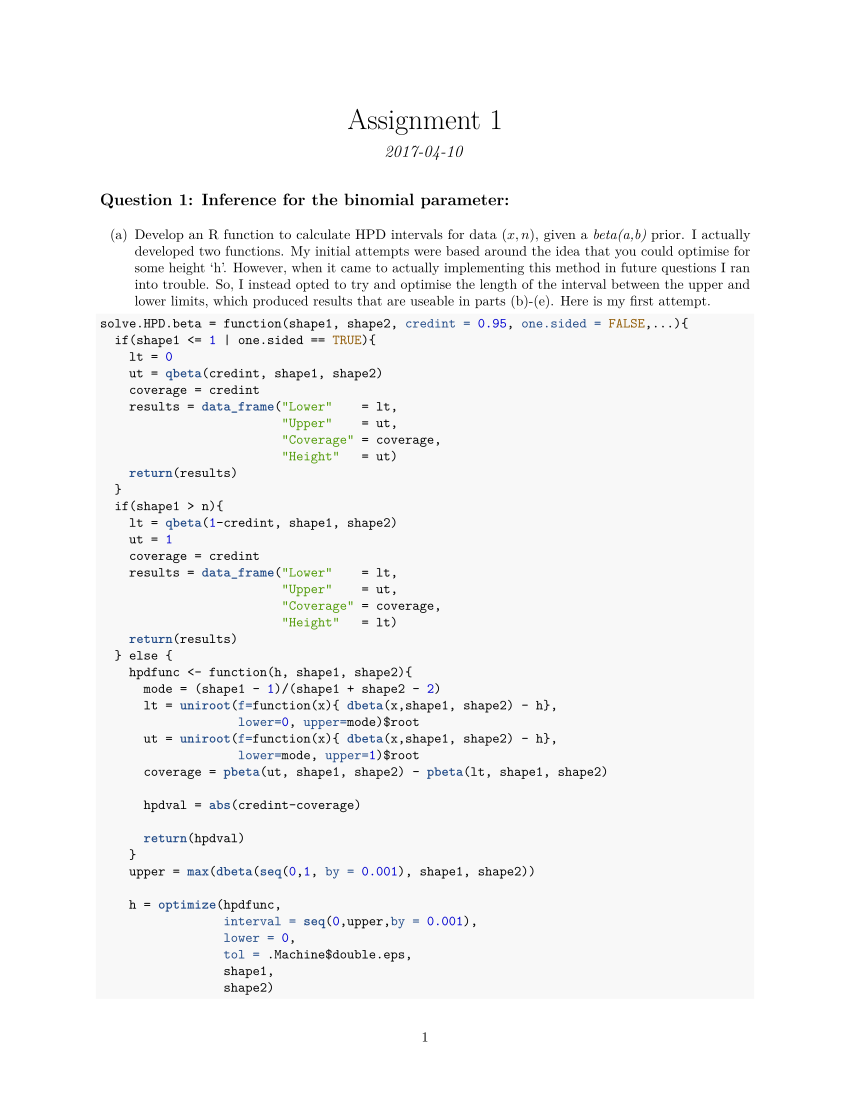

The R source for this figure:
#'---
#'title: "Assignment 1"
#'date: "`r Sys.Date()`"
#'output:  pdf_document
#'---

#+ DocSetup, include = FALSE
require(knitr)
opts_chunk$set(echo = FALSE, warning = FALSE)
opts_chunk$set(fig.width = 8, fig.height = 6, fig.align = "center")
#'

#+ Q1Setup, include = FALSE
source("Question1/1setup.R")
#'

#' ## Question 1: Inference for the binomial parameter:

#' (a) Develop an R function to calculate HPD intervals for data $(x,n)$, given a \emph{beta(a,b)} prior.

#' I actually developed two functions. My initial attempts were based around the idea that you could optimise for some height 'h'. However, when it came to actually implementing this method in future questions I ran into trouble. So, I instead opted to try and optimise the length of the interval between the upper and lower limits, which produced results that are useable in parts (b)-(e). Here is my first attempt.

#+ Question1a1, echo = TRUE

solve.HPD.beta = function(shape1, shape2, credint = 0.95, one.sided = FALSE,...){
  if(shape1 <= 1 | one.sided == TRUE){
    lt = 0
    ut = qbeta(credint, shape1, shape2)
    coverage = credint
    results = data_frame("Lower"    = lt,
                         "Upper"    = ut,
                         "Coverage" = coverage,
                         "Height"   = ut)
    return(results)
  }
  if(shape1 > n){
    lt = qbeta(1-credint, shape1, shape2)
    ut = 1
    coverage = credint
    results = data_frame("Lower"    = lt,
                         "Upper"    = ut,
                         "Coverage" = coverage,
                         "Height"   = lt)
    return(results)
  } else {
    hpdfunc <- function(h, shape1, shape2){
      mode = (shape1 - 1)/(shape1 + shape2 - 2)
      lt = uniroot(f=function(x){ dbeta(x,shape1, shape2) - h},
                   lower=0, upper=mode)$root
      ut = uniroot(f=function(x){ dbeta(x,shape1, shape2) - h},
                   lower=mode, upper=1)$root
      coverage = pbeta(ut, shape1, shape2) - pbeta(lt, shape1, shape2)
      
      hpdval = abs(credint-coverage)
      
      return(hpdval)
    }
    upper = max(dbeta(seq(0,1, by = 0.001), shape1, shape2)) 
    
    h = optimize(hpdfunc,
                 interval = seq(0,upper,by = 0.001),
                 lower = 0,
                 tol = .Machine$double.eps,
                 shape1,
                 shape2)
    
    h <- h$minimum
    mode = (shape1 - 1)/(shape1 + shape2 - 2)
    lt = uniroot(f=function(x){ dbeta(x,shape1, shape2) - h},
                 lower=0, upper=mode)$root
    ut = uniroot(f=function(x){ dbeta(x,shape1, shape2) - h},
                 lower=mode, upper=1)$root
    coverage = pbeta(ut, shape1, shape2) - pbeta(lt, shape1, shape2)
    results = data_frame("Lower"    = lt,
                         "Upper"    = ut,
                         "Coverage" = coverage,
                         "Height"   = h)
    return(results)
  }}

y=1; n=100; a=1; b=1; p=0.95
solve.HPD.beta(shape1 = y + a, shape2 = n - y + b)
#'
#' (b) Reproduce Agresti \& Coull's (1998) Figure 4 $(n = 10)$, and replicate for the Score and Bayes-Laplace \& Jeffreys HPD intervals
#' The code for generating the intervals in questions (b) - (e) is given below. The values for the sawtooth graphs are obtained by using vapply and a vector of values for the parameter between 0 and 1: e.g for the Wald we use "vapply(p,waldcover,0)".
#' 
#+ Question1IntervalCode, eval = FALSE
waldcover <- function(p,x = 0:n) { # Wald Interval
  dens   = dbinom(x, n, p) # binomial density values for corresponding params.
  phat  = x / n # proportion estimate
  low   = phat - z * sqrt(phat * (1 - phat) / n) # lower limit
  hig   = phat + z * sqrt(phat * (1 - phat) / n) # upper limit
  intvals = as.numeric(low <= p & p <= hig) # is the value in the limit?
  sum(intvals * dens) # return the sum of the successful intervals * binom dens.
}
adjwaldcover <- function(p,x = 0:n) { # Adjusted Wald interval
  dens   = dbinom(x, n, p)
  nadj  = n + (z^2) # adjusted n for adj. Wald
  phat  = (1/nadj)*(x + ((z^2)/2))
  low   = phat - z * sqrt(phat * (1 - phat)/nadj)
  hig   = phat + z * sqrt(phat * (1 - phat)/nadj)
  intvals = as.numeric(low <= p & p <= hig)
  sum(intvals * dens)
}
scorecover <- function(p,x = 0:n) { # Wilson "Score" interval.
  dens   = dbinom(x, n, p)
  phat  = x/n
  z2    = z*z # z squared value for use in low and hig functions.
  low   = (phat + (z2/2)/n 
           - z * sqrt((phat * (1 - phat) + (z2/4)/n)/n))/(1 + z2/n)
  hig   = (phat + (z2/2)/n 
           + z * sqrt((phat * (1 - phat) + (z2/4)/n)/n))/(1 + z2/n)
  intvals = as.numeric(low <= p & p <= hig)
  sum(intvals * dens)
}
exactcover <- function(p,x = 0:n) { # Cloppper - Pearson "Exact" interval.
  dens   = dbinom(x, n, p)
  low   = qbeta(a/2, x, n - x + 1)
  hig   = qbeta((1-a/2), x + 1, n - x)
  intvals = as.numeric(low <= p & p <= hig)
  sum(intvals * dens)
}
jeffreyscover <- function(p,x = 0:n,...) { # Jeffrey's HPD interval
  dens  = dbinom(x,n,p)
 # for two-sided intervals
    data <-matrix(data = NA, nrow = n+1, ncol = 2)
    for(i in 0:n){
      data[i+1,] = solve.HPD.beta(shape1 = i + 0.5, shape2 = n - i + 0.5,...)
    }
    intvals = as.numeric(data[,1] <= p & p <= data[,2])
    sum(intvals * dens)
}
blcover <- function(p,x = 0:n,...) { # B-L HPD interval.
  dens = dbinom(x,n,p)
    data <-matrix(data = NA, nrow = n+1, ncol = 2)
    for(i in 0:n){
      data[i+1,] = solve.HPD.beta(shape1 = i + 1, shape2 = n - i + 1,...)
    }
    intvals = as.numeric(data[,1] <= p & p <= data[,2])
    sum(intvals * dens)
}
blcover0 <- function(p,x = 0,...) { # for one-sided intervals
  fpx = dbinom(x,n,p)
  hig = solve.HPD.beta(shape1 = 1, shape2 = n + 1,...)
  inies = as.numeric(p <= hig)
  sum(inies * fpx)
}

jeffreyscover0 <- function(p,x = 0,...) { # for one-sided intervals
  fpx = dbinom(x,n,p)
  hig = solve.HPD.beta(shape1 = 0.5, shape2 = n + 0.5,...)
  inies = as.numeric(p <= hig)
  sum(inies * fpx)
}
#' 
#+ Question1functions
source("Question1/1functions.R")
#' 
#' 
#+ Question1bData, echo = TRUE, cache = TRUE
n <- 10 # successes
a <- 0.05 # desired alpha
p <- seq(0.001,0.999,1/100) # vector of possible param. values.
z <- abs(qnorm(.5*a,0,1)) # z-score to use for some of the intervals.
source("Question1/1bData.R") # contains the code for generating the req.values: see appendix.
source("Question1/1bChart.R") # contains code for plotting the values.
q1bchart # calls the chart.
#'
#' (c) Repeat (b) for $n = 50$.
#+ Question1cData, echo = TRUE, cache = TRUE
n <- 50
a <- 0.05
p <- seq(0.0001,0.9999,1/1000)
z <- abs(qnorm(.5*a,0,1))
source("Question1/1cData.R")
#'
#+ Question1cChart
source("Question1/1cChart.R")
q1cchart
#'
#' (d) Compare the minimum coverage of the six graphs at (c)
#+ Question1d 
source("Question1/1d.R")
kable(Q1dCoverage50)
#'
#' (e) The adjusted Wald interval appears to perform well with respect to frequentist coverage, if close to nominal combined with reasonable minimum coverage is aimed for.
#' From a Bayesian point of view, performance of individual intervals is just as, if not more, important. 
#' Given $x = 0$, compare the adjusted Wald interval with the exact \& Score intervals (all two-sided), and with the Bayes-Laplace \& Jeffreys HPD intervals, for a range of values of $n$ and $\alpha$, comment on its limitations, and give an appropriate graphical illustration.

#+ Question1e, cache = TRUE
source("Question1/1e.R")
q1echart
#'

#'\newpage
#'
################################################################################
#
# Question 2
#
################################################################################

#+ Q2Setup, include = FALSE
rm(list = ls())
source("Question2/2setup.R")
opts_chunk$set(warning = FALSE, echo = TRUE, cache = TRUE)
opts_chunk$set(fig.width = 5, fig.height = 3, fig.align = "center")
#'
#' ## Question 2: Inference for the Cauchy parameter:
#' 
#' (a) Develop an R function to find percentiles of a (general) Cauchy posterior as discussed by Jaynes (1976, Example 6) and Box \& Tiao (1973, p.64), to be used for the examples below.
#+ Question2a, eval = FALSE
source("Question2/2a.R")
CauchyPercentage <- function(x, # a vector of samples
                             p, # a vector of possible parameters
                             y = NULL # a value to test Pr[p < y]
) {
  cauchydens <- function(x,p){
    
    cauchydist <- function(x,p) {
      H = vector(mode = "numeric",length = length(x))
      for(i in 1:length(x)){
        H[i] = (1+(x[i] - p)^2)^(-1)
      }
      return(prod(H))
    }
    dens = vapply(p,cauchydist,min(p), x = x)
    c = (integrate(dens, -Inf, Inf)$value)^(-1)
    data.frame(vparams = p, postdens = c*dens(p))
  }
  
  df = cauchydens(x,p)
  
  yind = ifelse(length(which(df$vparams == y))==1,
                which(df$vparams == y),
                max(which(df$vparams < y)))
  
  plot(df$vparams, df$postdens, type = 'l')
  abline(v = df$vparams[yind])
  abline(h = df[yind,"postdens"])
  
  cumdist = c*integrate(dens,-Inf,y)$value
  
  return((c(yind,df[yind,"postdens"],cumdist)))
}

CauchyHPD <- function(x, # vector of samples 
                      p, # vector of possible parameter values
                      alpha = 0.95, # HPD interval value
                      tol = 0.0001) { # level of tolerance for exact HPD interval
  
  cauchydens <- function(x,p){
    
    cauchydist <- function(x,p) {
      H = vector(mode = "numeric",length = length(x))
      for(i in 1:length(x)){
        H[i] = (1+(x[i] - p)^2)^(-1)
      }
      return(prod(H))
    }
    dens = function(p) vapply(p,cauchydist,min(p), x = x)
    c = (integrate(dens, -Inf, Inf)$value)^(-1)
    data.frame(vparams = p, postdens = c*dens(p))
  }
  
  df = cauchydens(x,p)
  
  cumdist = cumsum(df$postdens)*diff(df$vparams)[1]
  post_median = which.min(abs(cumdist-0.5))
  
  HPDlimits <- function(post_dens) { ## find lower and upper values for which
    ## prob dens is closest to target value
    lower = which.min(abs(df$postdens[1:post_median]-post_dens))
    upper = which.min(abs(df$postdens[(post_median+1):length(df$postdens)]-post_dens))+post_median
    limits = c(lower,upper)
  }
  
  HPDlimitarea <- function(post_dens) {
    limitints = HPDlimits(post_dens)
    limitarea = sum(df$postdens[limitints[1]:limitints[2]])*diff(df$vparams)[1]
  }
  ## find credible interval
  v2 = seq(0,max(df$postdens),by=tol)
  vals = sapply(v2,HPDlimitarea)
  w = which.min(abs(vals-alpha))
  r = c(df$vparams[HPDlimits(v2[w])])
  names(r) = c("lower","upper")
  par(mfrow = c(1,2))
  plot(df$vparams, cumdist, type = 'l')
  abline(h = 0.5)
  abline(v = df$vparams[post_median], col = 'red')
  abline(v = r["upper"], col = 'blue')
  abline(v = r["lower"], col = 'blue')
  plot(df$vparams, df$postdens, type = 'l')
  abline(v = df$vparams[post_median], col = 'red')
  abline(h = df[HPDlimits(v2[w])[1],"postdens"])
  abline(v = r["upper"], col = 'blue')
  abline(v = r["lower"], col = 'blue')
  return(r)
}
#'
#' (b) Consider Jaynes' example of $n = 2$ observations $(3, 5)$: plot the posterior and calculate the 90\% central credible interval.
#' Explain why it is quite different from the confidence interval derived by Jaynes (p.202).
#+ Question2b
source("Question2/2b.R")
#'
#' (c) Consider Box \& Tiao's example of $n = 5$ observations $(11.4, 7.3, 9.8, 13.7, 10.6)$: plot the posterior and calculate 95\% central and HPD credible intervals and check $Pr[\theta < 11.5]$ given by Box \& Tiao.
#+ Question2c
source("Question2/2c.R")

#'
#' (d) Consider Berger's (1985, p.141) example of $n = 5$ observations $(4.0, 5.5, 7.5, 4.5, 3.0)$: calculate 95\% central and HPD credible intervals, with and without Berger's restriction $(\theta > 0)$.
#+ Question2d
source("Question2/2d.R")

#'
#' (e) Clearly, Berger's restriction $(\theta > 0)$ will sometimes lead to a posterior quite different from the unrestricted posterior.
#' Plot this restricted posterior for the hypothetical negative version of Berger's example: i.e. $(-4.0, -5.5, -7.5, -4.5, -3.0)$, and calculate the 95\% HPD interval.
#+ Question2e
source("Question2/2e.R")

#'
